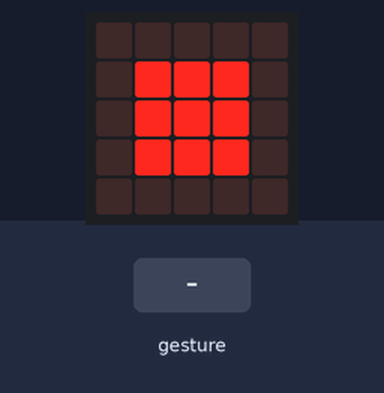
Bench run of a program on a simulated BBC micro:bit (MakeCode). On the bench: the board's 5×5 LED display. Inputs (shaded band) come from the test bench. A tilt is held for 1.5 s and a shake lasts 1 s, then the board lies face up again.

Above: at 1.2 s.
1.3 s: gesture 'shake'
At 1.4 s:
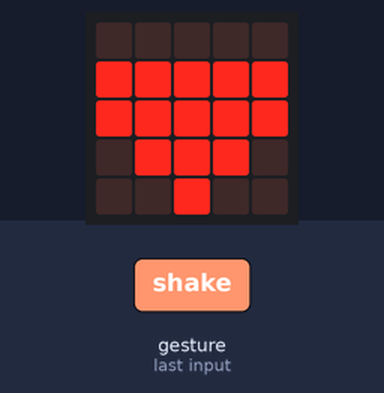
At 2.6 s:
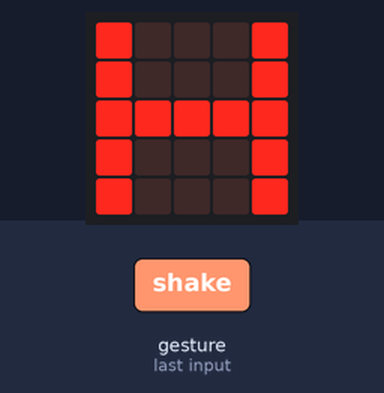
Timing chart, 0 to 4.3 s (numbered marks = the images above; inputs shaded):
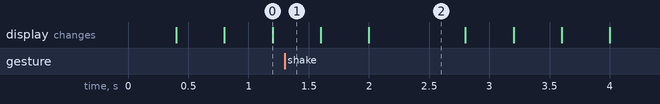

The program:

main.ts
```typescript
input.onGesture(Gesture.Shake, function () {
    basic.showLeds(`
        # . . . #
        # . . . #
        # # # # #
        # . . . #
        # . . . #
        `)
    basic.showLeds(`
        # . . . #
        # . . . #
        # # # # #
        # . . . #
        # . . . #
        `)
    basic.showLeds(`
        . . . # .
        . . . # .
        # # # # .
        . . . # .
        . . . # .
        `)
    basic.showLeds(`
        . . # . .
        . . # . .
        # # # . .
        . . # . .
        . . # . .
        `)
    basic.showLeds(`
        . # . . .
        . # . . .
        # # . . .
        . # . . .
        . # . . .
        `)
    basic.showLeds(`
        # . . . #
        # . . . #
        # . . . #
        # . . . #
        # . . . #
        `)
    basic.showLeds(`
        . . . # .
        . . . # .
        . . . # .
        . . . # .
        . . . # .
        `)
    basic.showLeds(`
        . . # . .
        . . # . .
        . . # . .
        . . # . .
        . . # . .
        `)
    basic.showLeds(`
        . # . . .
        . # . . .
        . # . . .
        . # . . .
        . # . . .
        `)
    basic.showLeds(`
        # . . # .
        # . . . .
        # . . . .
        # . . . .
        # . . . #
        `)
    basic.showLeds(`
        . . . . .
        . . . # #
        . . . . .
        . . . . #
        . . . # .
        `)
    basic.showLeds(`
        . . # . #
        . . . # #
        . . . . #
        . . . # .
        . . # . .
        `)
    basic.showLeds(`
        . . . # .
        . # # # #
        . . . # .
        . . # . #
        . # . . .
        `)
    basic.showLeds(`
        # . # . .
        . # # # .
        . . # . #
        . # . # .
        # . . . #
        `)
    basic.showLeds(`
        . . # . .
        # # # # .
        . . # . #
        . # . # .
        # . . . #
        `)
    basic.showLeds(`
        # . # . .
        . # # # .
        . . # . #
        . # . # .
        # . . . #
        `)
})
basic.forever(function () {
    basic.showLeds(`
        . . . . .
        . . . . .
        . . # . .
        . . . . .
        . . . . .
        `)
    basic.showLeds(`
        . . . . .
        . . # . .
        . # # # .
        . . # . .
        . . . . .
        `)
    basic.showLeds(`
        . . . . .
        . # # # .
        . # # # .
        . # # # .
        . . . . .
        `)
    basic.showLeds(`
        . . . . .
        # # # # #
        # # # # #
        . # # # .
        . . # . .
        `)

    basic.showLeds(`
        . # . # .
        # # # # #
        # # # # #
        . # # # .
        . . # . .
        `)
})
```

test.ts
```typescript
// tu są testy; nie będzie to kompilowane, gdy ten pakiet będzie używany jako rozszerzenie.
```

Measured:
- after the input at 1.3 s, the display: first differs from a run without the input after 0.70 s (image 2)
- what the display in image 0 shows lasts 0.4 s, from 0.8 s to 1.2 s
- what the display in image 2 shows lasts 0.8 s, from 2.0 s to 2.8 s
